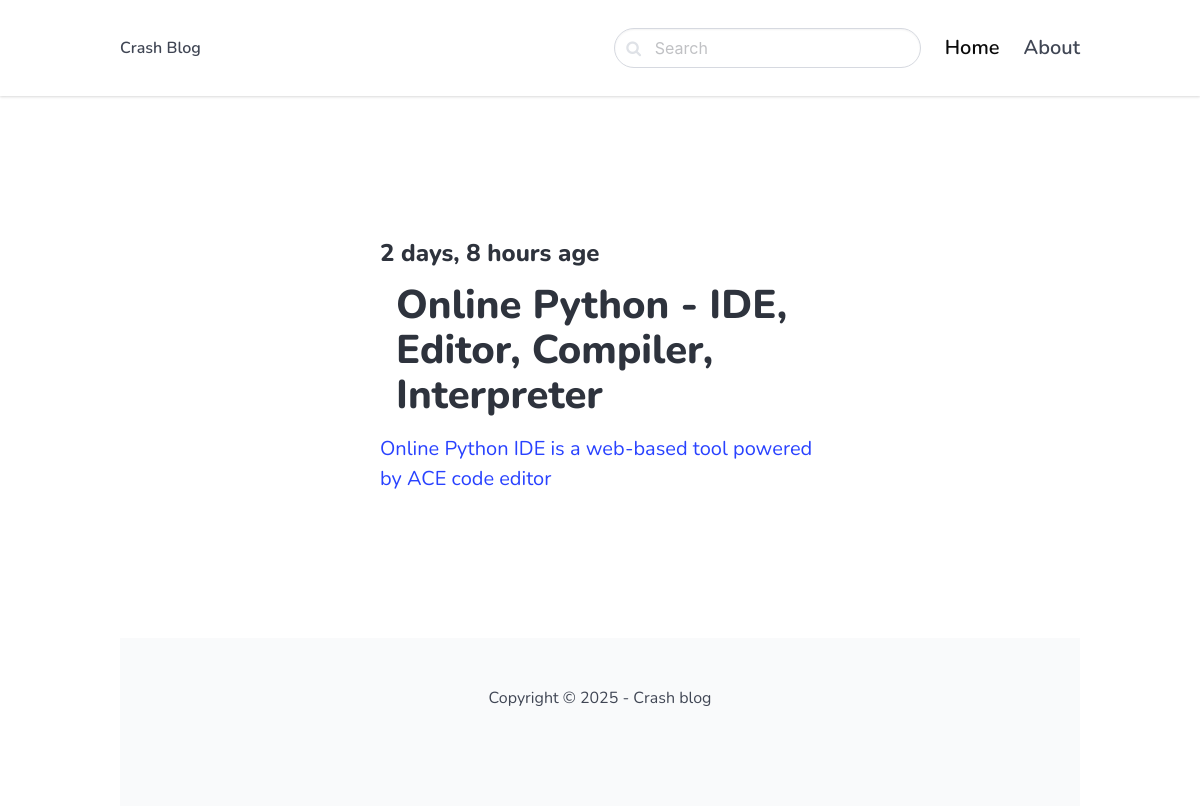
The page /blog/programming/ on the database its author committed.
### blog/models.py (models this page shows, shortened)
class Post(models.Model):
	ACTIVE = 'active'
	DRAFT = 'draft'
	CHOICES_STATUS = (
		(ACTIVE, 'Active'),
		(DRAFT, 'Draft')
		)
	category = models.ForeignKey(Category, related_name='posts', on_delete=models.CASCADE)
	title = models.CharField(max_length=255)
	slug = models.SlugField()
	intro = models.TextField()
	body = models.TextField()
	created_at = models.DateTimeField(auto_now_add=True)
	status = models.CharField(max_length=10, choices=CHOICES_STATUS, default=ACTIVE)
	image = models.ImageField(upload_to='uploads/', blank=True, null=True)
	class Meta:
		ordering = ('-created_at',)

### blog/views.py (the view)
# urls.py: path('<slug:slug>/', views.category, name='category_detail'),
def category(request, slug):
    category = get_object_or_404(Category, slug=slug)
    posts = category.posts.filter(status=Post.ACTIVE)
    return render(request, 'blog/category.html', {'category': category, 'posts': posts})

### blog/templates/blog/category.html (shortened to what this page needs)
{% extends 'core/base.html' %}
{% block content %}
	<section class="hero ">
	    <div class="hero-body">
	      	<div class="container">
	      		<section class="section">
	      			<div class="columns">
	      				<div class="column is-8 is-offset-2">
	      					{% for post in posts %}
	      				<div class="content is-medium">
	      					<a href="{% url 'post_detail' post.category.slug post.slug %}">
                			<h2 class="subtitle is-4">{{ post.created_at|timesince }} age</h2>
                			<h1 class="title m-4">{{ post.title }}</h1>
                			<p>{{ post.intro }}</p>
                			</a>
             			</div>
             				{% empty %}
             				<div class="content">
             					<p>There is no posts in this category..</p>
             				</div>
             				{% endfor %}
	      				</div>
	    			</div>
				</section>
			</div>
		</div>
	</section>
{% endblock %}

### core/templates/core/base.html (style rules this page uses)
body { font-family: 'Nunito', sans-serif; }

### rows shown on the page
Post: created_at "2 days, 8 hours", title "Online Python - IDE, Editor, Compiler, Interpreter", intro "Online Python IDE is a web-based tool powered by ACE code editor"
